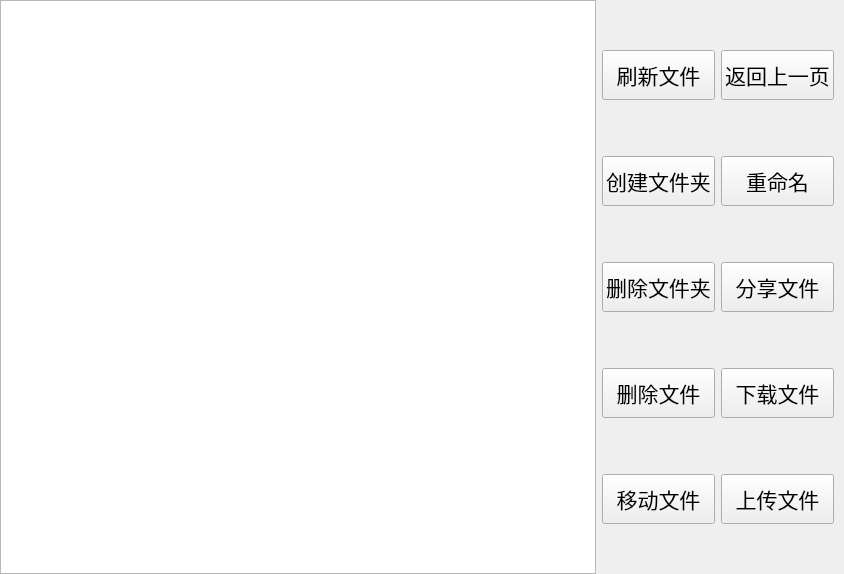
<?xml version="1.0" encoding="UTF-8"?>
<ui version="4.0">
 <class>File</class>
 <widget class="QWidget" name="File">
  <property name="geometry">
   <rect>
    <x>0</x>
    <y>0</y>
    <width>844</width>
    <height>574</height>
   </rect>
  </property>
  <property name="windowTitle">
   <string>Form</string>
  </property>
  <layout class="QHBoxLayout" name="horizontalLayout">
   <property name="leftMargin">
    <number>0</number>
   </property>
   <property name="topMargin">
    <number>0</number>
   </property>
   <property name="rightMargin">
    <number>10</number>
   </property>
   <property name="bottomMargin">
    <number>0</number>
   </property>
   <item>
    <widget class="QListWidget" name="file_LW"/>
   </item>
   <item>
    <layout class="QGridLayout" name="gridLayout">
     <item row="0" column="0">
      <widget class="QPushButton" name="flushFlie_PB">
       <property name="sizePolicy">
        <sizepolicy hsizetype="Minimum" vsizetype="Minimum">
         <horstretch>0</horstretch>
         <verstretch>0</verstretch>
        </sizepolicy>
       </property>
       <property name="minimumSize">
        <size>
         <width>0</width>
         <height>50</height>
        </size>
       </property>
       <property name="font">
        <font>
         <family>Arial</family>
         <pointsize>16</pointsize>
        </font>
       </property>
       <property name="text">
        <string>刷新文件</string>
       </property>
      </widget>
     </item>
     <item row="0" column="1">
      <widget class="QPushButton" name="return_PB">
       <property name="minimumSize">
        <size>
         <width>0</width>
         <height>50</height>
        </size>
       </property>
       <property name="font">
        <font>
         <family>Arial</family>
         <pointsize>16</pointsize>
        </font>
       </property>
       <property name="text">
        <string>返回上一页</string>
       </property>
      </widget>
     </item>
     <item row="1" column="0">
      <widget class="QPushButton" name="mkDir_PB">
       <property name="minimumSize">
        <size>
         <width>0</width>
         <height>50</height>
        </size>
       </property>
       <property name="font">
        <font>
         <family>Arial</family>
         <pointsize>16</pointsize>
        </font>
       </property>
       <property name="text">
        <string>创建文件夹</string>
       </property>
      </widget>
     </item>
     <item row="1" column="1">
      <widget class="QPushButton" name="rename_PB">
       <property name="minimumSize">
        <size>
         <width>0</width>
         <height>50</height>
        </size>
       </property>
       <property name="font">
        <font>
         <family>Arial</family>
         <pointsize>16</pointsize>
        </font>
       </property>
       <property name="text">
        <string>重命名</string>
       </property>
      </widget>
     </item>
     <item row="2" column="0">
      <widget class="QPushButton" name="delDir_PB">
       <property name="minimumSize">
        <size>
         <width>0</width>
         <height>50</height>
        </size>
       </property>
       <property name="font">
        <font>
         <family>Arial</family>
         <pointsize>16</pointsize>
        </font>
       </property>
       <property name="text">
        <string>删除文件夹</string>
       </property>
      </widget>
     </item>
     <item row="2" column="1">
      <widget class="QPushButton" name="shareFile_PB">
       <property name="minimumSize">
        <size>
         <width>0</width>
         <height>50</height>
        </size>
       </property>
       <property name="font">
        <font>
         <family>Arial</family>
         <pointsize>16</pointsize>
        </font>
       </property>
       <property name="text">
        <string>分享文件</string>
       </property>
      </widget>
     </item>
     <item row="3" column="0">
      <widget class="QPushButton" name="delFile_PB">
       <property name="minimumSize">
        <size>
         <width>0</width>
         <height>50</height>
        </size>
       </property>
       <property name="font">
        <font>
         <family>Arial</family>
         <pointsize>16</pointsize>
        </font>
       </property>
       <property name="text">
        <string>删除文件</string>
       </property>
      </widget>
     </item>
     <item row="3" column="1">
      <widget class="QPushButton" name="download_PB">
       <property name="minimumSize">
        <size>
         <width>0</width>
         <height>50</height>
        </size>
       </property>
       <property name="font">
        <font>
         <family>Arial</family>
         <pointsize>16</pointsize>
        </font>
       </property>
       <property name="text">
        <string>下载文件</string>
       </property>
      </widget>
     </item>
     <item row="4" column="0">
      <widget class="QPushButton" name="mvFile_PB">
       <property name="minimumSize">
        <size>
         <width>0</width>
         <height>50</height>
        </size>
       </property>
       <property name="font">
        <font>
         <family>Arial</family>
         <pointsize>16</pointsize>
        </font>
       </property>
       <property name="text">
        <string>移动文件</string>
       </property>
      </widget>
     </item>
     <item row="4" column="1">
      <widget class="QPushButton" name="upload_PB">
       <property name="minimumSize">
        <size>
         <width>0</width>
         <height>50</height>
        </size>
       </property>
       <property name="font">
        <font>
         <family>Arial</family>
         <pointsize>16</pointsize>
        </font>
       </property>
       <property name="text">
        <string>上传文件</string>
       </property>
      </widget>
     </item>
    </layout>
   </item>
  </layout>
 </widget>
 <resources/>
 <connections/>
</ui>
